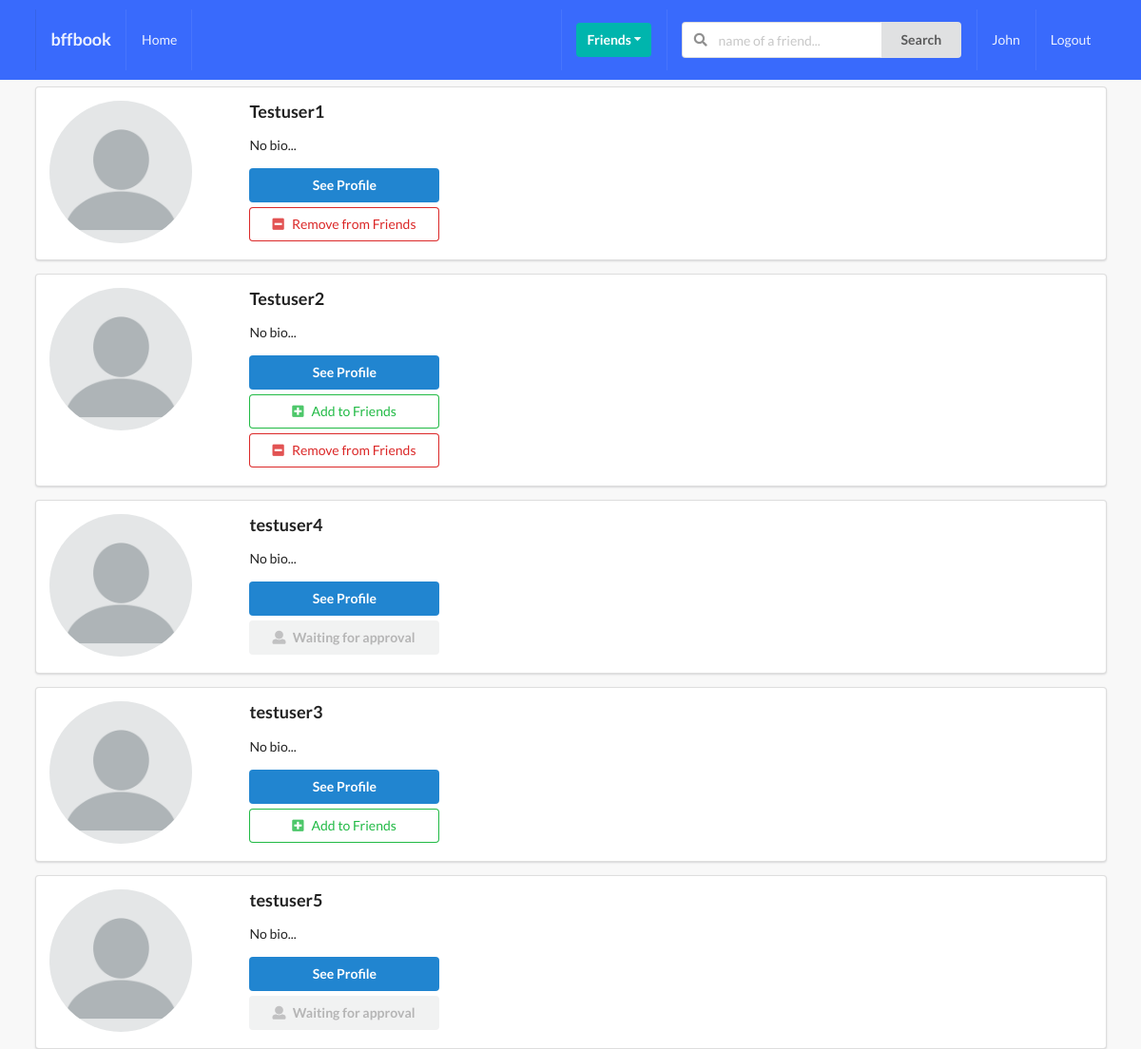
Before: /profiles/all-profiles/ (signed in) with the older database file.
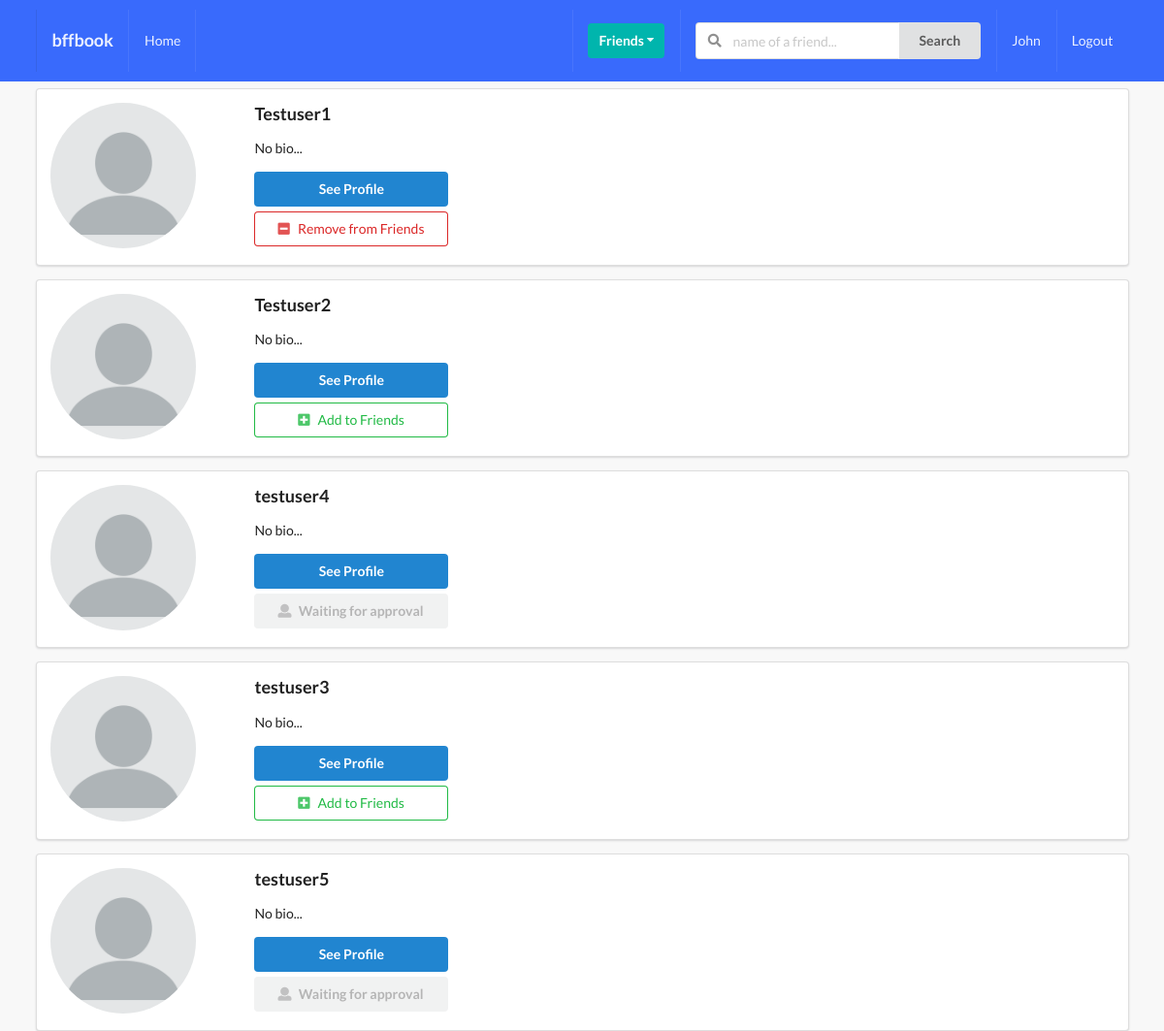
After: the same page with the newer database file.
### profiles/models.py (models this page shows, shortened)
class Profile(models.Model):
    first_name = models.CharField(max_length=200, blank=True)
    last_name = models.CharField(max_length=200, blank=True)
    user = models.OneToOneField(User, on_delete=models.CASCADE)
    bio = models.TextField(default="No bio...", max_length=300)
    email = models.EmailField(max_length=200, blank=True)
    country = models.CharField(max_length=200, blank=True)
    avatar = models.ImageField(default='avatar.png', upload_to='avatars/')
    friends = models.ManyToManyField(User, blank=True, related_name='friends')
    slug = models.SlugField(unique=True, blank=True)
    updated = models.DateTimeField(auto_now=True)
    created = models.DateTimeField(auto_now_add=True)
    objects = ProfileManager()

### profiles/views.py (the view)
# urls.py: path('all-profiles/', ProfileListView.as_view(), name='all-profiles-view'),
class ProfileListView(ListView):
    model = Profile
    template_name = 'profiles/profile_list.html'
    def get_queryset(self):
        qs = Profile.objects.get_all_profiles(self.request.user)
        return qs
    def get_context_data(self, **kwargs):
        context = super().get_context_data(**kwargs)
        user = User.objects.get(username__iexact=self.request.user)
        profile = Profile.objects.get(user=user)
        rel_r = Relationship.objects.filter(sender=profile)
        rel_s = Relationship.objects.filter(receiver=profile)
        rel_receiver = []
        rel_sender = []
        for item in rel_r:
            rel_receiver.append(item.receiver.user)
        for item in rel_s:
            rel_sender.append(item.sender.user)
        context['rel_receiver'] = rel_receiver
        context['rel_sender'] = rel_sender
        context['is_empty'] = False
        if len(self.get_queryset()) == 0:
            context['is_empty'] = True
        return context

### profiles/models.py (called while the page is built)
    def get_all_profiles(self, me):
        profiles = Profile.objects.all().exclude(user=me)
        return profiles

### profiles/templates/profiles/profile_list.html (shortened to what this page needs)
{% extends 'base.html' %}
{% block content %}
    {% for obj in object_list %}
        <div class="ui segment">
            <div class="ui grid">
                <div class="row">
                    <div class="three wide column">
                        <img src="{{ obj.avatar.url }}" alt="" class="ui small circular image">
                    </div>
                    <div class="thirteen wide column">
                        <h3>{{ obj.user }}</h3>
                        <p>{{ obj.bio }}</p>
                        <button class="ui primary button mb-5 w-big">See Profile</button>
                        <br>
                        {% if obj.user not in rel_receiver and obj.user not in rel_sender %}
                        <form action="{%  url 'profiles:send-invite' %}" method="POST">
                            <button type="submit" class="ui positive basic button mb-5 w-big"><i class="plus square icon"></i>Add to Friends</button>
                        </form>
                        {% endif %}
                        {% if obj.user in rel_receiver and request.user not in obj.friends.all %}
                            <button class="ui disabled button mb-5 w-big"><i class="user icon"></i>Waiting for approval</button>
                        {% endif %}
                        {% if request.user in obj.friends.all %}
                        <form action="{% url 'profiles:remove-friend' %}" method="POST">
                            <button type="submit" class="ui negative basic button mb-5 w-big"><i class="minus square icon"></i>Remove from Friends</button>
                        </form>
                        {% endif %}
                    </div>
                </div>
            </div>
        </div>
    {% endfor %}
{% endblock content %}

### templates/base.html (shortened to what this page needs)
{% load static %}
<!DOCTYPE html>
<html lang="en">
    <head>
        <link rel="stylesheet" type="text/css" href="{% static 'style.css' %}">
        <link rel="stylesheet" type='text/css' href="https://cdnjs.cloudflare.com/ajax/libs/semantic-ui/2.2.14/semantic.min.css">
    </head>
    <body>
        {% include 'main/navbar.html' %}
        <div class="ui container">
        {% block content %}
        {% endblock content %}
        </div>
    </body>
</html>

### templates/main/navbar.html (shortened to what this page needs)
<div class="ui inverted menu nav mb-7">
    <div class="ui container">
        <a href="" class="item">
            <h3>bffbook</h3>
        </a>
        {% if request.user.is_authenticated %}
        <a href="" class="item">
            Home
        </a>
        {% endif %}
        <div class="right menu">
            {% if request.user.is_authenticated %}
            <div class="item">
                <div class="ui floating dropdown icon button teal"> Friends
                    <i class="dropdown icon"></i>
                </div>
            </div>
                <div class="item">
                <form action="" method="GET">
                    <div class="ui action left icon input">
                    <input class="prompt" type="text" name='q' placeholder="name of a friend...">
                    <button type='submit' class="ui button">Search</button>
                    </div>
                </form>
                </div>
                <a href="" class="item">
                    {{ request.user }}
                </a>
                <a href="" class="ui item">
                    Logout
                </a>
            {% else %}
            <a href="" class="ui item">
                    Login
                </a>
            {% endif %}
        </div>
    </div>
</div>

### static/style.css (style rules this page uses)
body { background: #F8F8F8 !important; }
.nav { border-radius: 0px !important; padding: 10px 0 10px 0 !important; background-color: #396afc !important; }
.mb-7 { margin-bottom: 7px !important; }
.mb-5 { margin-bottom: 5px !important; }
.w-big { width: 200px !important; }

Changed rows visible on the page:
changed Profile "Testuser2": no longer shows "Remove from Friends"
